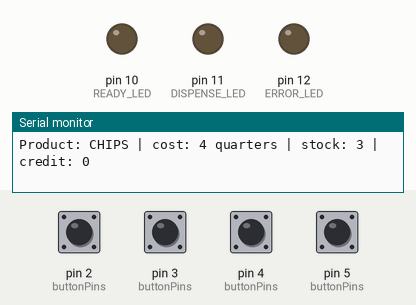
Simulated run of this sketch. Board: Arduino Uno, built with avr-gcc and run on an emulated ATmega328P. On the bench: output pins drawn as LEDs (lit = HIGH), the last lines printed to the serial monitor. The inputs (shaded band) are chosen by the test bench; at power-on: pin 2 (buttonPins), pin 3 (buttonPins), pin 4 (buttonPins), pin 5 (buttonPins) HIGH.

Above: at 1.2 s.
1.3 s: pin 5 (buttonPins) pulled LOW for 0.15 s
At 1.8 s:
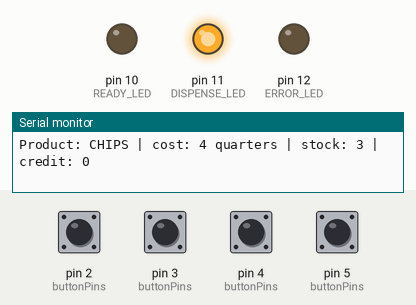
7.5 s: pin 2 (buttonPins) pulsed LOW 5 times (0.12 s each, 0.3 s apart)
At 9.5 s:
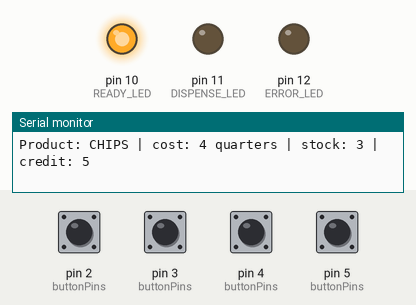
10.5 s: pin 5 (buttonPins) pulled LOW for 1 s
At 12.0 s:
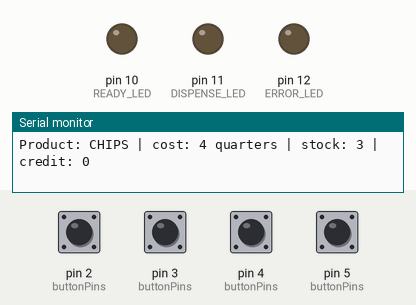
Timing chart, 0 to 13.5 s (numbered marks = the images above; inputs shaded):
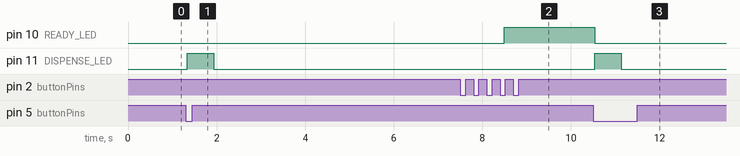

Measured:
- after the input at 1.3 s, pin 11 (DISPENSE_LED): LOW → HIGH at once, → LOW 0.60 s later
- after the input at 7.5 s, pin 10 (READY_LED): LOW → HIGH after 0.99 s
- after the input at 10.5 s, pin 10 (READY_LED): HIGH → LOW at once; pin 11 (DISPENSE_LED): LOW → HIGH at once, → LOW 0.60 s later

The sketch:

6.2.ino
```cpp
// Simple vending machine finite state machine.
//
// Buttons are wired from pin to ground and use INPUT_PULLUP.
//   2 - add quarter
//   3 - change product
//   4 - vend
//   5 - return credit

const uint8_t COIN_BUTTON = 2;
const uint8_t SELECT_BUTTON = 3;
const uint8_t VEND_BUTTON = 4;
const uint8_t RETURN_BUTTON = 5;

const uint8_t READY_LED = 10;
const uint8_t DISPENSE_LED = 11;
const uint8_t ERROR_LED = 12;

const uint32_t DEBOUNCE_MS = 40;

enum MachineState {
  STATE_AWAIT_PAYMENT,
  STATE_READY_TO_VEND,
  STATE_DISPENSE,
  STATE_RETURN_CREDIT,
  STATE_ERROR
};

struct Product {
  const char *name;
  uint8_t costInQuarters;
  uint8_t stock;
};

Product products[] = {
  { "CHIPS", 4, 3 },
  { "CANDY", 3, 4 },
  { "DRINK", 5, 2 }
};

MachineState state = STATE_AWAIT_PAYMENT;
uint8_t selectedProduct = 0;
uint8_t quarterCount = 0;
uint32_t stateStartedAt = 0;

uint8_t buttonPins[] = { COIN_BUTTON, SELECT_BUTTON, VEND_BUTTON, RETURN_BUTTON };
bool stableState[] = { HIGH, HIGH, HIGH, HIGH };
bool lastReading[] = { HIGH, HIGH, HIGH, HIGH };
uint32_t lastChangedAt[] = { 0, 0, 0, 0 };

void setup() {
  Serial.begin(9600);

  for (uint8_t i = 0; i < sizeof(buttonPins); i++) {
    pinMode(buttonPins[i], INPUT_PULLUP);
  }

  pinMode(READY_LED, OUTPUT);
  pinMode(DISPENSE_LED, OUTPUT);
  pinMode(ERROR_LED, OUTPUT);

  printStatus();
}

void loop() {
  if (buttonPressed(COIN_BUTTON)) {
    quarterCount++;
    printStatus();
  }

  if (buttonPressed(SELECT_BUTTON)) {
    selectedProduct = (selectedProduct + 1) % productCount();
    printStatus();
  }

  if (buttonPressed(RETURN_BUTTON)) {
    state = STATE_RETURN_CREDIT;
    stateStartedAt = millis();
  }

  runStateMachine();
  updateIndicators();
}

void runStateMachine() {
  Product &product = products[selectedProduct];

  switch (state) {
    case STATE_AWAIT_PAYMENT:
      if (quarterCount >= product.costInQuarters) {
        state = STATE_READY_TO_VEND;
        printStatus();
      }
      break;

    case STATE_READY_TO_VEND:
      if (quarterCount < product.costInQuarters) {
        state = STATE_AWAIT_PAYMENT;
      } else if (buttonPressed(VEND_BUTTON)) {
        if (product.stock == 0) {
          state = STATE_ERROR;
        } else {
          state = STATE_DISPENSE;
          stateStartedAt = millis();
          product.stock--;
          quarterCount -= product.costInQuarters;
        }
        printStatus();
      }
      break;

    case STATE_DISPENSE:
      if (millis() - stateStartedAt >= 1200) {
        state = quarterCount > 0 ? STATE_RETURN_CREDIT : STATE_AWAIT_PAYMENT;
        printStatus();
      }
      break;

    case STATE_RETURN_CREDIT:
      quarterCount = 0;
      if (millis() - stateStartedAt >= 600) {
        state = STATE_AWAIT_PAYMENT;
        printStatus();
      }
      break;

    case STATE_ERROR:
      if (buttonPressed(SELECT_BUTTON) || buttonPressed(RETURN_BUTTON)) {
        state = STATE_AWAIT_PAYMENT;
        printStatus();
      }
      break;
  }
}

bool buttonPressed(uint8_t pin) {
  uint8_t index = buttonIndex(pin);
  bool reading = digitalRead(pin);

  if (reading != lastReading[index]) {
    lastChangedAt[index] = millis();
    lastReading[index] = reading;
  }

  if ((millis() - lastChangedAt[index]) > DEBOUNCE_MS && reading != stableState[index]) {
    stableState[index] = reading;
    return stableState[index] == LOW;
  }

  return false;
}

uint8_t buttonIndex(uint8_t pin) {
  for (uint8_t i = 0; i < sizeof(buttonPins); i++) {
    if (buttonPins[i] == pin) {
      return i;
    }
  }
  return 0;
}

uint8_t productCount() {
  return sizeof(products) / sizeof(products[0]);
}

void updateIndicators() {
  digitalWrite(READY_LED, state == STATE_READY_TO_VEND);
  digitalWrite(DISPENSE_LED, state == STATE_DISPENSE || state == STATE_RETURN_CREDIT);
  digitalWrite(ERROR_LED, state == STATE_ERROR);
}

void printStatus() {
  Product &product = products[selectedProduct];

  Serial.print("Product: ");
  Serial.print(product.name);
  Serial.print(" | cost: ");
  Serial.print(product.costInQuarters);
  Serial.print(" quarters | stock: ");
  Serial.print(product.stock);
  Serial.print(" | credit: ");
  Serial.println(quarterCount);
}
```
